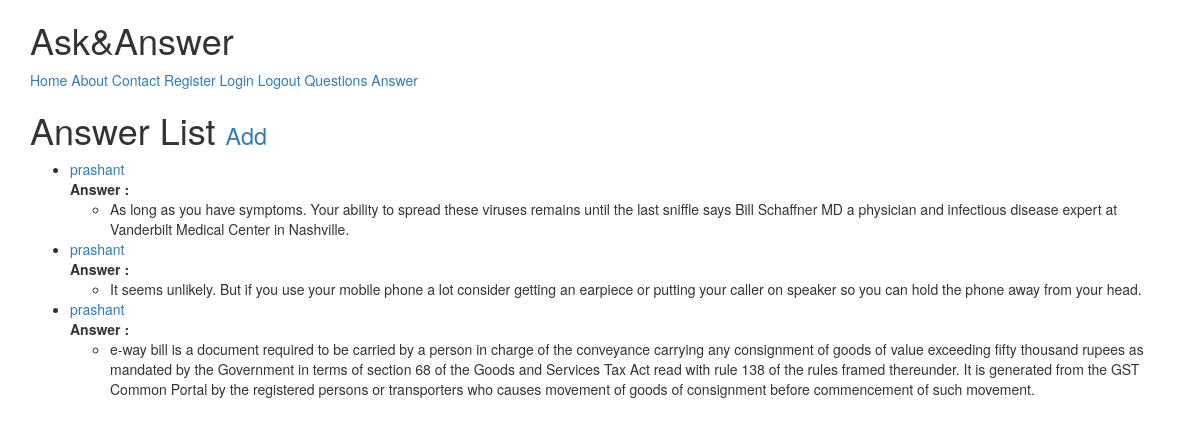
Screenshot of /answer/ (signed in) with the database file from the repository.
### qna/models.py (models this page shows, shortened)
class Ans(models.Model):
	user	=models.ForeignKey(settings.AUTH_USER_MODEL)
	question 	=models.ForeignKey(Question)
	name	=models.CharField(max_length=200)
	contents=models.TextField(help_text='seprate each by comma')
	public	=models.BooleanField(default=True)
	timestamp=models.DateTimeField(auto_now_add=True)
	updated	=models.DateTimeField(auto_now=True)
	def get_absolute_url(self):
		return reverse('qna:detail', kwargs={'pk': self.pk})
	class Meta:
		ordering = ['-updated','-timestamp']
	def get_contents(self):
		return self.contents.split(",")

### qna/views.py (the view)
class AnsListView(LoginRequiredMixin, ListView):
	def get_queryset(self):
		return Ans.objects.filter(user=self.request.user)

### qna/templates/qna/ans_list.html (shortened to what this page needs)
{% extends "base.html" %}
{% block content %}
<h1>Answer List <small> <a href='{% url "qna:create" %}'>Add </a> </small> </h1>
<ul>
	{% for obj in object_list %}
	<li><a href='{{ obj.get_absolute_url }}'> {{ obj.name }}</a> <br/>
		{% if obj.contents %}
		<b>Answer :</b>
		<ul>
			{% for ans in obj.get_contents %}
			<li>{{ ans }}</li>
			{% endfor %}
		</ul>
		{% endif %}
	</li>
	{% empty %}
	<li><a href='{% url "qna:create" %}'>Add your answer</a></li>
	{% endfor %}
</ul>
{% endblock %}

### rows the page displays
Ans: name "prashant", get_contents "As long as you have symptoms. Your ability to spread these viruses remains until the last sniffle says Bill Schaffner MD a physician and infectious disease expert at Vanderbilt Medical Center in Nashville."
Ans: name "prashant", get_contents "It seems unlikely. But if you use your mobile phone a lot consider getting an earpiece or putting your caller on speaker so you can hold the phone away from your head."
Ans: name "prashant", get_contents "e-way bill is a document required to be carried by a person in charge of the conveyance carrying any consignment of goods of value exceeding fifty thousand rupees as mandated by the Government in terms of section 68 of the Goods and Services Tax Act read with rule 138 of the rules framed thereunder. It is generated from the GST Common Portal by the registered persons or transporters who causes movement of goods of consignment before commencement of such movement."
